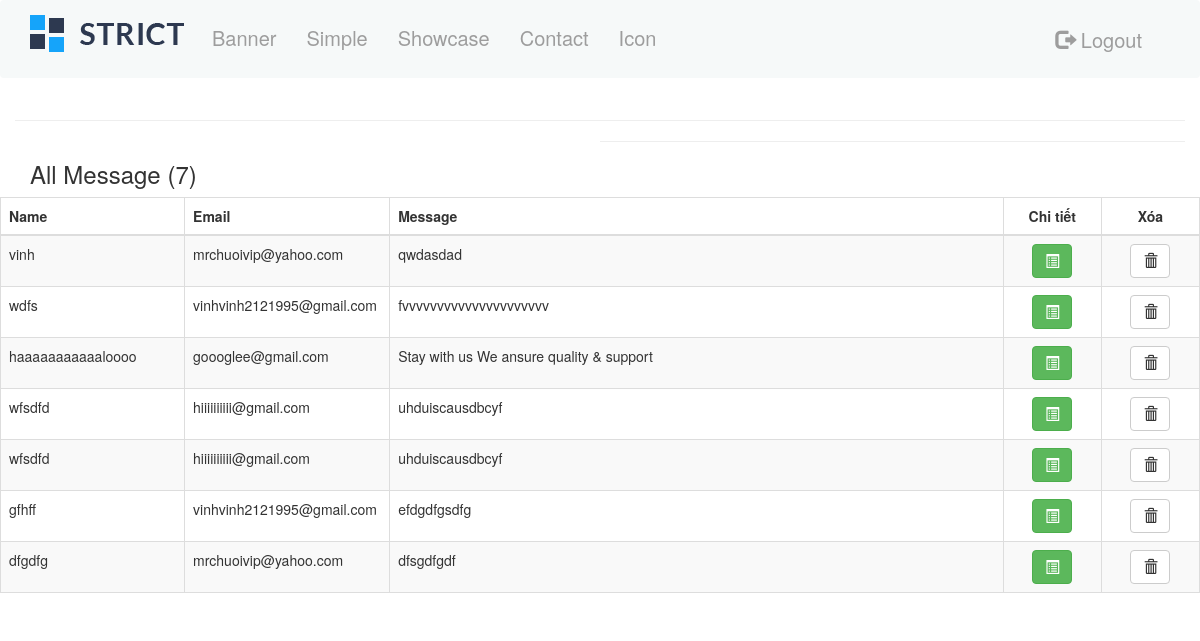
The app's page /admin/main.php?page_layout=contact (signed in) with its own data.
### tables this page shows
CREATE TABLE `contact` (
  `id` int(10) NOT NULL,
  `name` varchar(255) NOT NULL,
  `email` varchar(255) NOT NULL,
  `message` varchar(255) NOT NULL
);

### admin/contact/contact.php (the view)
<?php
$sql = "SELECT * FROM contact";
$query = mysqli_query($con,$sql);
$totalrows = mysqli_num_rows($query);
?>
<div class="container message" style="margin-top: 100px" >
    <div class="row">
        <hr>
        <div  class="col-xs-6 col-sm-6 col-md-6 col-lg-6">
            <h3>All Message (<?php echo $totalrows ?>)</h3>
        </div>
        <hr>
        <div class="row">
            <table class="table table-striped table-bordered">
                <thead>
                <tr>
                    <th width="15%">Name</th>
                    <th width="15%">Email</th>
                    <th width="50%">Message</th>
                    <th width="8%" class="text-center">Chi tiết</th>
                    <th width="8%" class="text-center">Xóa</th>
                </tr>
                </thead>
                <tbody>
                <?php
                while ($rows = mysqli_fetch_array($query)) {
                    ?>
                    <tr>
                        <td><?php echo $rows['name'];?></td>
                        <td><?php echo $rows['email'];?></td>
                        <td><?php echo $rows['message'];?></td>
                        <td class="text-center">
                            <a href="main.php?page_layout=show-contact&id=<?php echo $rows['id'];?>">
                                <button type="button" class="btn btn-success">
                                    <span class="glyphicon glyphicon-list-alt"></span>
                                </button>
                            </a>
                        </td>
                        <td class="text-center">
                            <a onclick="return confirm('Bạn muốn xóa Message này ?')" href="main.php?page_layout=del-contact&id=<?php echo $rows['id'];?>" ><button type="button" class="btn btn-default">
										<span class="glyphicon glyphicon-trash">
                                </button></a>
                        </td>
                    </tr>
                    <?php
                }
                ?>
                </tbody>
            </table>
        </div>
    </div>
</div>

### records on screen
contact: name "vinh", email "mrchuoivip@yahoo.com", message "qwdasdad"
contact: name "wdfs", email "vinhvinh2121995@gmail.com", message "fvvvvvvvvvvvvvvvvvvvvv"
contact: name "haaaaaaaaaaaloooo", email "goooglee@gmail.com", message "Stay with us We ansure quality & support"
contact: name "wfsdfd", email "hiiiiiiiiii@gmail.com", message "uhduiscausdbcyf"
contact: name "wfsdfd", email "hiiiiiiiiii@gmail.com", message "uhduiscausdbcyf"
contact: name "gfhff", email "vinhvinh2121995@gmail.com", message "efdgdfgsdfg"
contact: name "dfgdfg", email "mrchuoivip@yahoo.com", message "dfsgdfgdf"

### other values on screen
$totalrows "7"
